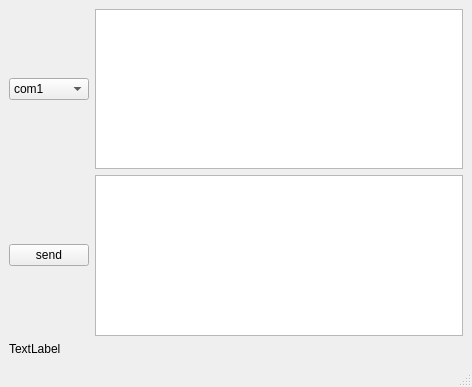
<?xml version="1.0" encoding="UTF-8"?>
<ui version="4.0">
 <class>MainWindow</class>
 <widget class="QMainWindow" name="MainWindow">
  <property name="geometry">
   <rect>
    <x>0</x>
    <y>0</y>
    <width>472</width>
    <height>387</height>
   </rect>
  </property>
  <property name="windowTitle">
   <string>MainWindow</string>
  </property>
  <widget class="QWidget" name="centralwidget">
   <layout class="QGridLayout" name="gridLayout_2">
    <item row="0" column="0">
     <layout class="QGridLayout" name="gridLayout">
      <item row="0" column="0">
       <widget class="QComboBox" name="com">
        <item>
         <property name="text">
          <string>com1</string>
         </property>
        </item>
        <item>
         <property name="text">
          <string>com2</string>
         </property>
        </item>
       </widget>
      </item>
      <item row="0" column="1">
       <widget class="QTextEdit" name="write"/>
      </item>
      <item row="1" column="0">
       <widget class="QPushButton" name="send">
        <property name="text">
         <string>send</string>
        </property>
       </widget>
      </item>
      <item row="1" column="1">
       <widget class="QTextEdit" name="read"/>
      </item>
     </layout>
    </item>
    <item row="1" column="0">
     <widget class="QLabel" name="label">
      <property name="text">
       <string>TextLabel</string>
      </property>
     </widget>
    </item>
   </layout>
  </widget>
  <widget class="QMenuBar" name="menubar">
   <property name="geometry">
    <rect>
     <x>0</x>
     <y>0</y>
     <width>472</width>
     <height>23</height>
    </rect>
   </property>
  </widget>
  <widget class="QStatusBar" name="statusbar"/>
 </widget>
 <resources/>
 <connections/>
</ui>
